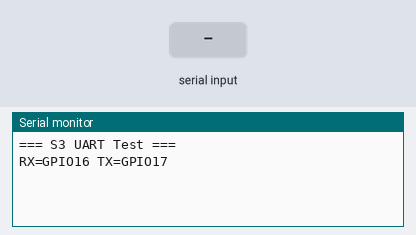
Bench run of a program on a simulated ESP32-S3. Shown: the last lines printed to the serial monitor. The test bench sets the inputs (shaded band).

Above: at 1.7 s.
1.8 s: "1" received over the second serial link
At 3.1 s:
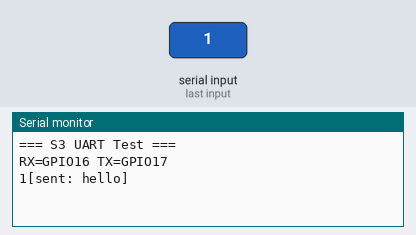
4.8 s: "0" received over the second serial link
At 5.4 s:
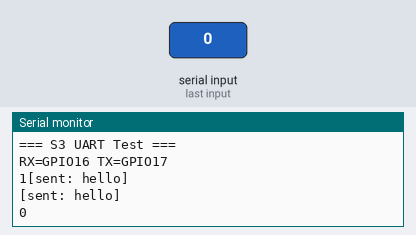

The program:

main.cpp
```cpp
/**
 * S3 ↔ MSPM0G3507 UART1 通信测试
 * S3 GPIO16(RX) ← MSPM0 PA8(TX)
 * S3 GPIO17(TX) → MSPM0 PA9(RX)
 */
#include <Arduino.h>

#define S3_RX 16
#define S3_TX 17

void setup() {
    Serial.begin(115200);
    Serial2.begin(115200, SERIAL_8N1, S3_RX, S3_TX);
    delay(500);
    Serial.println("\n=== S3 UART Test ===");
    Serial.printf("RX=GPIO%d TX=GPIO%d\n", S3_RX, S3_TX);
}

void loop() {
    while(Serial2.available()) {
        Serial.write(Serial2.read());
    }
    while(Serial.available()) {
        Serial2.write(Serial.read());
    }
    static unsigned long last = 0;
    if(millis() - last > 2000) {
        last = millis();
        Serial2.print("hello from S3\r\n");
        Serial.println("[sent: hello]");
    }
}
```

Measured:
- after the input at 1.8 s, the serial monitor: prints a new line at once (image 1)
- after the input at 4.8 s, the serial monitor: prints a new line at once (image 2)
